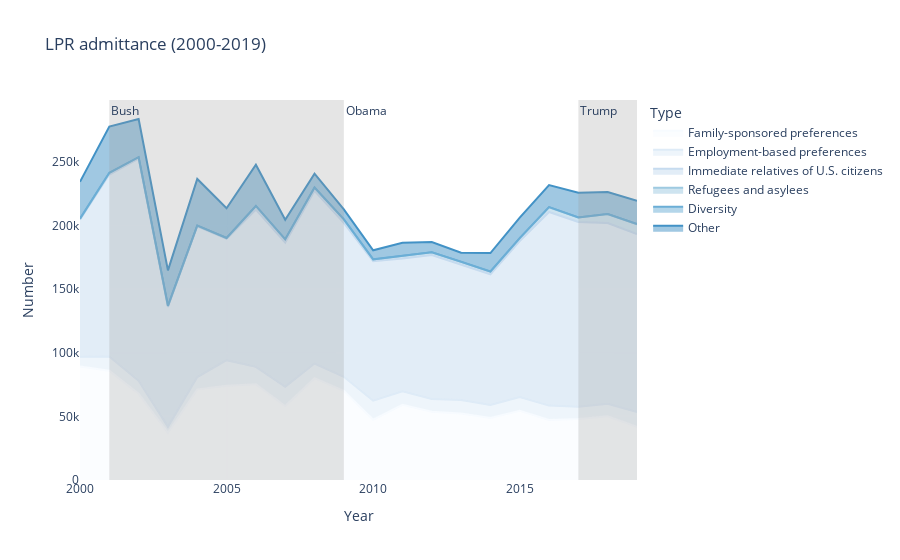

This figure's notebook cell:
### Code cell
lpr_fig = px.area(df_nototal, x=df_nototal.index, y='Number', color='Type',
              color_discrete_sequence=px.colors.sequential.Blues,
              title='LPR admittance (2000-2019)'
             )

lpr_fig.add_vrect(x0="2001", x1="2009", 
              annotation_text="Bush", annotation_position="top left",
              fillcolor="#999999", opacity=0.25, line_width=0)

lpr_fig.add_vrect(x0="2009", x1="2017", 
              annotation_text="Obama", annotation_position="top left",
              opacity=0.25, line_width=0)

lpr_fig.add_vrect(x0="2017", x1="2019", 
              annotation_text="Trump", annotation_position="top left",
              fillcolor="#999999", opacity=0.25, line_width=0)

lpr_fig.update_layout({
'plot_bgcolor': 'rgba(0, 0, 0, 0)',
'paper_bgcolor': 'rgba(0, 0, 0, 0)',
})

lpr_fig.show()

### Figure 1 — Plotly figure (JSON) as saved in the notebook; plotly's stock layout.template omitted (floating-point values rounded to 4 significant figures)
{"data": [{"hovertemplate": "Type=Family-sponsored preferences<br>Year=%{x}<br>Number=%{y}<extra></extra>", "legendgroup": "Family-sponsored preferences", "line": {"color": "rgb(247,251,255)"}, "marker": {"symbol": "circle"}, "mode": "lines", "name": "Family-sponsored preferences", "orientation": "v", "showlegend": true, "stackgroup": "1", "type": "scatter", "x": [2000, 2001, 2002, 2003, 2004, 2005, 2006, 2007, 2008, 2009, 2010, 2011, 2012, 2013, 2014, 2015, 2016, 2017, 2018, 2019], "xaxis": "x", "y": [89289, 85866, 67779, 37073, 71258, 74183, 75271, 58231, 80076, 70067, 47423, 59118, 53610, 52260, 48820, 54343, 47268, 48025, 50085, 41913], "yaxis": "y"}, {"hovertemplate": "Type=Employment-based preferences<br>Year=%{x}<br>Number=%{y}<extra></extra>", "legendgroup": "Employment-based preferences", "line": {"color": "rgb(222,235,247)"}, "marker": {"symbol": "circle"}, "mode": "lines", "name": "Employment-based preferences", "orientation": "v", "showlegend": true, "stackgroup": "1", "type": "scatter", "x": [2000, 2001, 2002, 2003, 2004, 2005, 2006, 2007, 2008, 2009, 2010, 2011, 2012, 2013, 2014, 2015, 2016, 2017, 2018, 2019], "xaxis": "x", "y": [7628, 11329, 10199, 4732, 9668, 20034, 13696, 15048, 11475, 11097, 14914, 10555, 10069, 10713, 10211, 10944, 11238, 9543, 9817, 11426], "yaxis": "y"}, {"hovertemplate": "Type=Immediate relatives of U.S. citizens<br>Year=%{x}<br>Number=%{y}<extra></extra>", "legendgroup": "Immediate relatives of U.S. citizens", "line": {"color": "rgb(198,219,239)"}, "marker": {"symbol": "circle"}, "mode": "lines", "name": "Immediate relatives of U.S. citizens", "orientation": "v", "showlegend": true, "stackgroup": "1", "type": "scatter", "x": [2000, 2001, 2002, 2003, 2004, 2005, 2006, 2007, 2008, 2009, 2010, 2011, 2012, 2013, 2014, 2015, 2016, 2017, 2018, 2019], "xaxis": "x", "y": [107831, 142965, 174690, 94224, 118592, 95379, 123611, 113487, 135842, 121005, 109690, 104435, 113284, 106305, 102682, 122560, 152231, 145354, 142082, 140070], "yaxis": "y"}, {"hovertemplate": "Type=Refugees and asylees<br>Year=%{x}<br>Number=%{y}<extra></extra>", "legendgroup": "Refugees and asylees", "line": {"color": "rgb(158,202,225)"}, "marker": {"symbol": "circle"}, "mode": "lines", "name": "Refugees and asylees", "orientation": "v", "showlegend": true, "stackgroup": "1", "type": "scatter", "x": [2000, 2001, 2002, 2003, 2004, 2005, 2006, 2007, 2008, 2009, 2010, 2011, 2012, 2013, 2014, 2015, 2016, 2017, 2018, 2019], "xaxis": "x", "y": [526, 1266, 1105, 864, 512, 683, 2827, 2431, 2451, 2762, 1396, 2294, 2087, 2204, 2111, 2228, 3760, 3452, 7059, 7727], "yaxis": "y"}, {"hovertemplate": "Type=Diversity<br>Year=%{x}<br>Number=%{y}<extra></extra>", "legendgroup": "Diversity", "line": {"color": "rgb(107,174,214)"}, "marker": {"symbol": "circle"}, "mode": "lines", "name": "Diversity", "orientation": "v", "showlegend": true, "stackgroup": "1", "type": "scatter", "x": [2000, 2001, 2002, 2003, 2004, 2005, 2006, 2007, 2008, 2009, 2010, 2011, 2012, 2013, 2014, 2015, 2016, 2017, 2018, 2019], "xaxis": "x", "y": [151, 88, 25, 54, 28, 41, 61, 57, 93, 56, 84, 84, 47, 94, 124, 80, 69, 70, 101, 87], "yaxis": "y"}, {"hovertemplate": "Type=Other<br>Year=%{x}<br>Number=%{y}<extra></extra>", "legendgroup": "Other", "line": {"color": "rgb(66,146,198)"}, "marker": {"symbol": "circle"}, "mode": "lines", "name": "Other", "orientation": "v", "showlegend": true, "stackgroup": "1", "type": "scatter", "x": [2000, 2001, 2002, 2003, 2004, 2005, 2006, 2007, 2008, 2009, 2010, 2011, 2012, 2013, 2014, 2015, 2016, 2017, 2018, 2019], "xaxis": "x", "y": [29031, 36393, 30040, 27907, 36637, 23332, 32438, 15312, 10886, 7791, 7136, 10071, 7980, 7109, 14499, 16107, 17299, 19384, 17227, 18249], "yaxis": "y"}], "layout": {"annotations": [{"showarrow": false, "text": "Bush", "x": "2001", "xanchor": "left", "xref": "x", "y": 1, "yanchor": "top", "yref": "y domain"}, {"showarrow": false, "text": "Obama", "x": "2009", "xanchor": "left", "xref": "x", "y": 1, "yanchor": "top", "yref": "y domain"}, {"showarrow": false, "text": "Trump", "x": "2017", "xanchor": "left", "xref": "x", "y": 1, "yanchor": "top", "yref": "y domain"}], "legend": {"title": {"text": "Type"}, "tracegroupgap": 0}, "paper_bgcolor": "rgba(0, 0, 0, 0)", "plot_bgcolor": "rgba(0, 0, 0, 0)", "shapes": [{"fillcolor": "#999999", "line": {"width": 0}, "opacity": 0.25, "type": "rect", "x0": "2001", "x1": "2009", "xref": "x", "y0": 0, "y1": 1, "yref": "y domain"}, {"line": {"width": 0}, "opacity": 0.25, "type": "rect", "x0": "2009", "x1": "2017", "xref": "x", "y0": 0, "y1": 1, "yref": "y domain"}, {"fillcolor": "#999999", "line": {"width": 0}, "opacity": 0.25, "type": "rect", "x0": "2017", "x1": "2019", "xref": "x", "y0": 0, "y1": 1, "yref": "y domain"}], "title": {"text": "LPR admittance (2000-2019)"}, "xaxis": {"anchor": "y", "domain": [0, 1], "title": {"text": "Year"}}, "yaxis": {"anchor": "x", "domain": [0, 1], "title": {"text": "Number"}}}}
